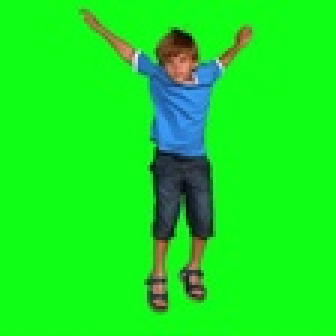
#> input picture Images/kid-green.jpg, 112 x 112 px, shrunk from 450 x 450 before the run (shown 3 times larger)
$ python images_example.py
#> lines starting #> are read from the running program, lines starting #| are printed output that depends on the picture; after the words box and inside, x2 and y2 are one past the last pixel; in counts of white or black regions, pixels touching at a corner belong together
### colour_helper.py
# Colour helper
# Author: Donald
# 13 December 2023

# Need help with colour?
# This shall help you!

BLACK_PIXEL = (0, 0, 0)
DARK_GRAY_PIXEL = (127, 127, 127)
LIGHT_GRAY_PIXEL = (128, 128, 128)
WHITE_PIXEL = (255, 255, 255)

RED_PIXEL = (160, 0, 0)
GREEN_PIXEL = (0, 160, 0)
BLUE_PIXEL = (0, 0, 160)
YELLOW_PIXEL = ()


def pixel_to_string(pixel:tuple) -> str:
    """Take a rgb 3-tuple and "interpret it"
    as a colour and return that colour's name

    Params:
        pixel - 3-tuple of (red, green, blue)

    Return:
        String representing the colour
    """
    r, g, b = pixel

    if r > 240 and g > 240 and b > 240:
        return "white"

    if (g > 120 and r < 150 and b < 150) or ((r + b) < g):
        return "green"

    if r > 125 and g < 30 and b < 30:
        return "red"

    if (r < 100 and g < 100 and b > 120) or (b > g and b > r and b + g + r > 120):
        return "blue"

    if (r > 200 and g < 80 and b < 80) or (r > g + b + 40 and r + g + b > 180):
        return "ball red"

def is_light(pixel: tuple) -> bool:
    """Determines if a pixel is light or not.
    Takes the pixel values and averages it.

    Params:
        pixel- 3-tuple of (red, green, blue)

    Return:
        True if average RGB value is greater than or equal to 128,
        False if less than 128.
    """
    r, g, b = pixel

    average_value = (r + g + b) / 3

    if average_value >= 128:
        return True
    else:
        return False


def pixel_to_grayscale(pixel: tuple) -> tuple:
    """Takes a pixel and return a grayscale version.

    Params:
        pixel- 3-tuple of (red, green, blue)

    Return:
    The grayscale
    """
    ave = int(sum(pixel) / len(pixel))
    return(ave, ave, ave)

### images_example.py
# Images and Python
# Author: Donald
# 11 November 2023

import colour_helper

from PIL import Image


# Recall that we can open up files in Python
with Image.open("./Images/kid-green.jpg") as im:
    # algorithm to visit ebvery pixel in the kid-green image
    # store the height and width of the image
#> im is the input picture: PIL image 112x112 RGB; mean R, G, B 23.5, 232.3, 32.8
    image_height = im.height
#> image_height = 112
    image_width = im.width
#> image_width = 112

    # load background image
    bg_im = Image.open("./Images/beach.jpg")
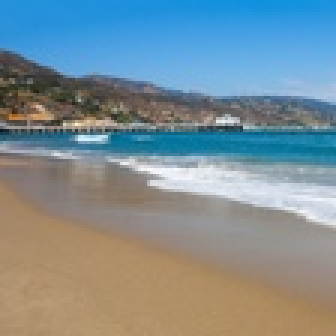
#> input picture Images/beach.jpg, 112 x 112 px, shrunk from 450 x 450 before the run (shown 3 times larger)
#> bg_im is the input picture: PIL image 112x112 RGB; mean R, G, B 124.7, 142.9, 149.9

    # outer loop is top -> bottom
    # inner loop is left -> right
    for y in range(image_height):
        for x in range(image_width):
            pixel = im.getpixel((x, y))

            # check pixel if it's green
            if colour_helper.pixel_to_string(pixel) == "green":
                # replace with bg_pixel
                bg_pixel = bg_im.getpixel((x, y))
                im.putpixel((x, y), bg_pixel)
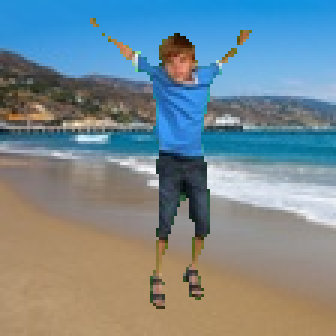
#> im: PIL image 112x112 RGB (shown 3 times larger); mean R, G, B 119.1, 137.1, 144.3

    bg_im.close()

    # save the image
    im.save("./Images/output.jpg")

with Image.open("./Images/best_pizza.jpg") as pic:
    # go through every pixel
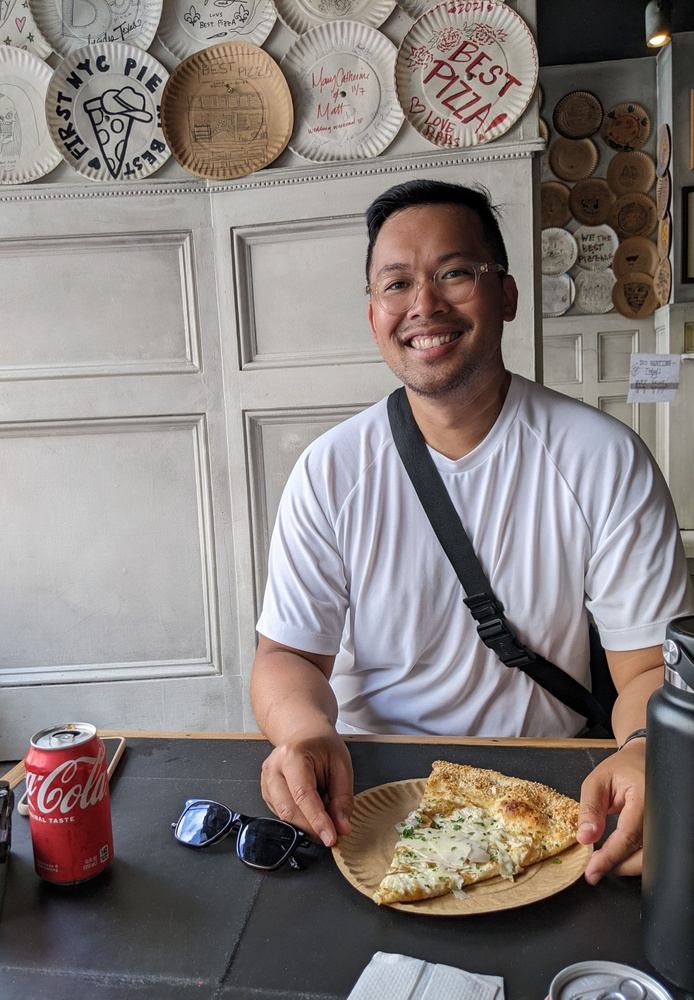
#> input picture Images/best_pizza.jpg, 694 x 1000 px, shrunk from 2786 x 4017 before the run
#> pic is the input picture: PIL image 694x1000 RGB; mean R, G, B 134.1, 126.4, 124.1
    for y in range(pic.height):
        for x in range(pic.width):
            pixel = pic.getpixel((x, y))

            # check if light
            if colour_helper.is_light(pixel):
                # replace
                pic.putpixel((x,y), colour_helper.WHITE_PIXEL)
            else:
                pic.putpixel((x, y), colour_helper.BLACK_PIXEL)
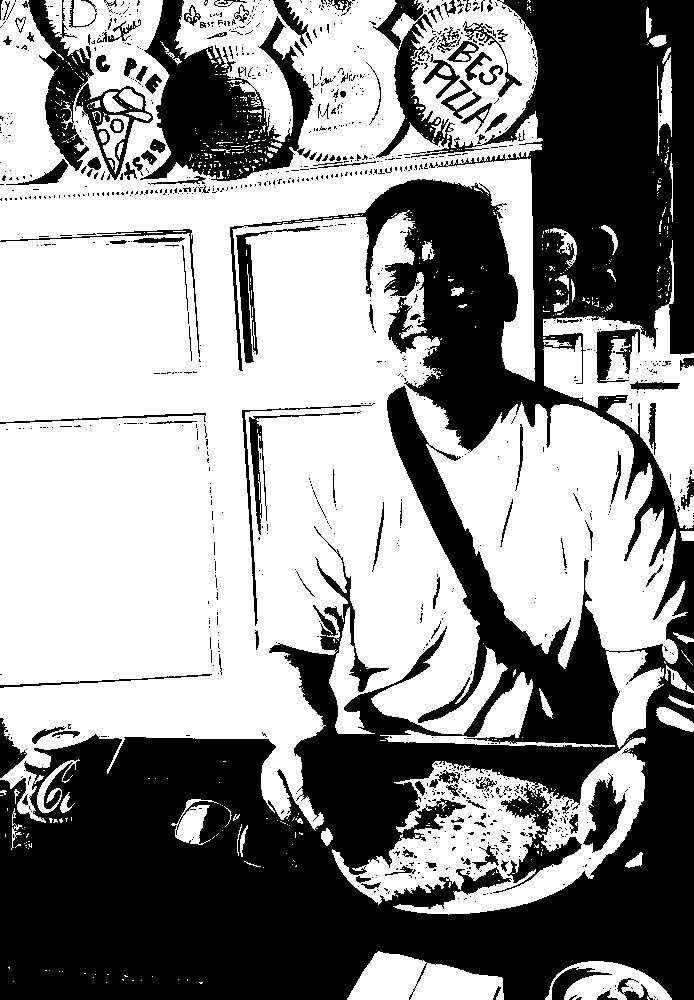
#> pic: PIL image 694x1000 RGB; 56.7% white; 1061 black regions (917 under 20 px), largest, box (x1, y1, x2, y2) and area: (0, 0, 694, 1000) 255909, (140, 0, 314, 181) 14387, (22, 0, 94, 171) 4079

    # save
    pic.save("./Images/output_pizza.jpg")

with Image.open("./Images/best_pizza.jpg") as pic_2:
    for y in range(pic_2.height):
        for x in range(pic_2.width):
            pixel = pic_2.getpixel((x, y))

            pic_2.putpixel((x,y), colour_helper.pixel_to_grayscale(pixel))
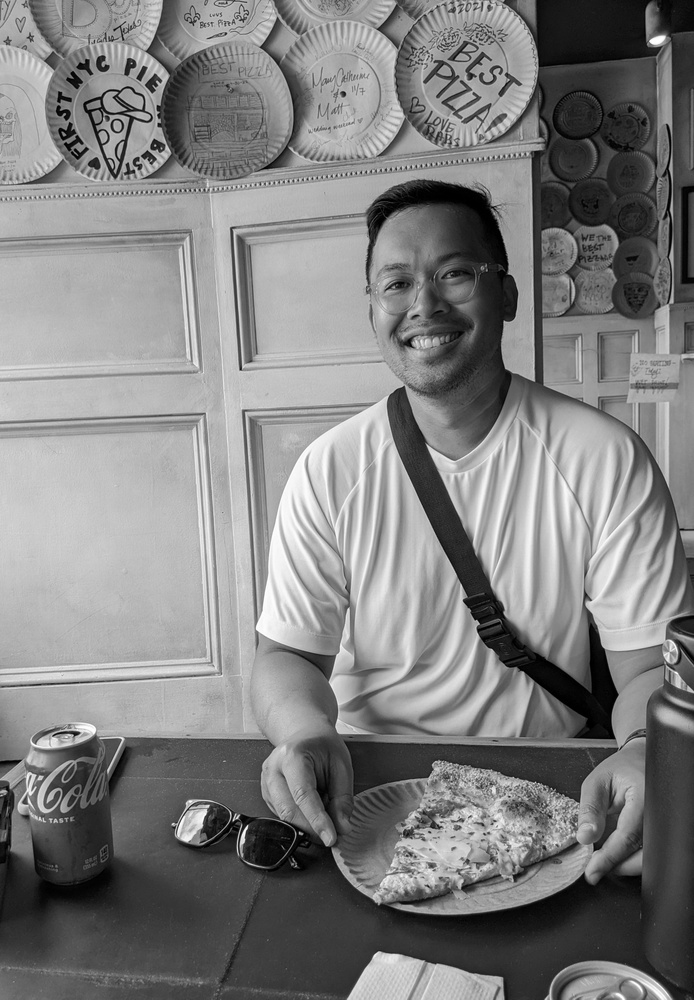
#> pic_2: PIL image 694x1000 RGB; min 0, max 255, mean 127.9

    # save
    pic_2.save("./Images/output2_pizza.jpg")
